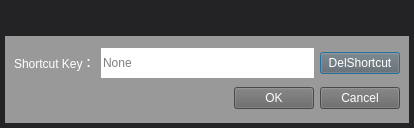
<?xml version="1.0" encoding="UTF-8"?>
<ui version="4.0">
 <class>SetShortcutKeyUI</class>
 <widget class="QDialog" name="SetShortcutKeyUI">
  <property name="geometry">
   <rect>
    <x>0</x>
    <y>0</y>
    <width>414</width>
    <height>128</height>
   </rect>
  </property>
  <property name="windowTitle">
   <string>ButelLive</string>
  </property>
  <property name="styleSheet">
   <string notr="true">background-color: rgb(35, 35, 37);</string>
  </property>
  <layout class="QGridLayout" name="gridLayout_2">
   <property name="leftMargin">
    <number>5</number>
   </property>
   <property name="topMargin">
    <number>5</number>
   </property>
   <property name="rightMargin">
    <number>5</number>
   </property>
   <property name="bottomMargin">
    <number>5</number>
   </property>
   <item row="0" column="0">
    <widget class="TitleBar" name="m_pTitleLbl" native="true">
     <property name="sizePolicy">
      <sizepolicy hsizetype="Preferred" vsizetype="Maximum">
       <horstretch>0</horstretch>
       <verstretch>0</verstretch>
      </sizepolicy>
     </property>
     <property name="minimumSize">
      <size>
       <width>0</width>
       <height>25</height>
      </size>
     </property>
     <property name="maximumSize">
      <size>
       <width>16777215</width>
       <height>25</height>
      </size>
     </property>
    </widget>
   </item>
   <item row="1" column="0">
    <widget class="QWidget" name="widget" native="true">
     <property name="styleSheet">
      <string notr="true">background-color: rgb(153, 153, 153);</string>
     </property>
     <layout class="QGridLayout" name="gridLayout">
      <item row="0" column="0">
       <layout class="QHBoxLayout" name="horizontalLayout_2">
        <item>
         <widget class="QLabel" name="label">
          <property name="styleSheet">
           <string notr="true">color: rgb(255, 255, 255);</string>
          </property>
          <property name="text">
           <string>Shortcut Key：</string>
          </property>
         </widget>
        </item>
        <item>
         <widget class="QLineEdit" name="m_pLineEditInputName">
          <property name="sizePolicy">
           <sizepolicy hsizetype="Expanding" vsizetype="Maximum">
            <horstretch>0</horstretch>
            <verstretch>0</verstretch>
           </sizepolicy>
          </property>
          <property name="minimumSize">
           <size>
            <width>0</width>
            <height>30</height>
           </size>
          </property>
          <property name="maximumSize">
           <size>
            <width>16777215</width>
            <height>30</height>
           </size>
          </property>
          <property name="styleSheet">
           <string notr="true">background-color: rgb(255, 255, 255);
color: rgb(0, 0, 0);
font: 75 11pt &quot;微软雅黑&quot;;
border:1px;</string>
          </property>
          <property name="text">
           <string/>
          </property>
          <property name="readOnly">
           <bool>false</bool>
          </property>
          <property name="placeholderText">
           <string>None</string>
          </property>
         </widget>
        </item>
        <item>
         <widget class="QPushButton" name="pushButton">
          <property name="styleSheet">
           <string notr="true">background-color: rgb(102, 102, 102);
color: rgb(255, 255, 255);</string>
          </property>
          <property name="text">
           <string>DelShortcut</string>
          </property>
         </widget>
        </item>
       </layout>
      </item>
      <item row="1" column="0">
       <layout class="QHBoxLayout" name="horizontalLayout">
        <item>
         <spacer name="horizontalSpacer">
          <property name="orientation">
           <enum>Qt::Horizontal</enum>
          </property>
          <property name="sizeHint" stdset="0">
           <size>
            <width>40</width>
            <height>20</height>
           </size>
          </property>
         </spacer>
        </item>
        <item>
         <widget class="QPushButton" name="m_pBtnOk">
          <property name="styleSheet">
           <string notr="true">background-color: rgb(102, 102, 102);
color: rgb(255, 255, 255);</string>
          </property>
          <property name="text">
           <string>OK</string>
          </property>
         </widget>
        </item>
        <item>
         <widget class="QPushButton" name="m_pBtnCancel">
          <property name="styleSheet">
           <string notr="true">background-color: rgb(102, 102, 102);
color: rgb(255, 255, 255);</string>
          </property>
          <property name="text">
           <string>Cancel</string>
          </property>
         </widget>
        </item>
       </layout>
      </item>
     </layout>
    </widget>
   </item>
  </layout>
 </widget>
 <customwidgets>
  <customwidget>
   <class>TitleBar</class>
   <extends>QWidget</extends>
   <header location="global">titlebar.h</header>
   <container>1</container>
  </customwidget>
 </customwidgets>
 <resources/>
 <connections/>
</ui>
